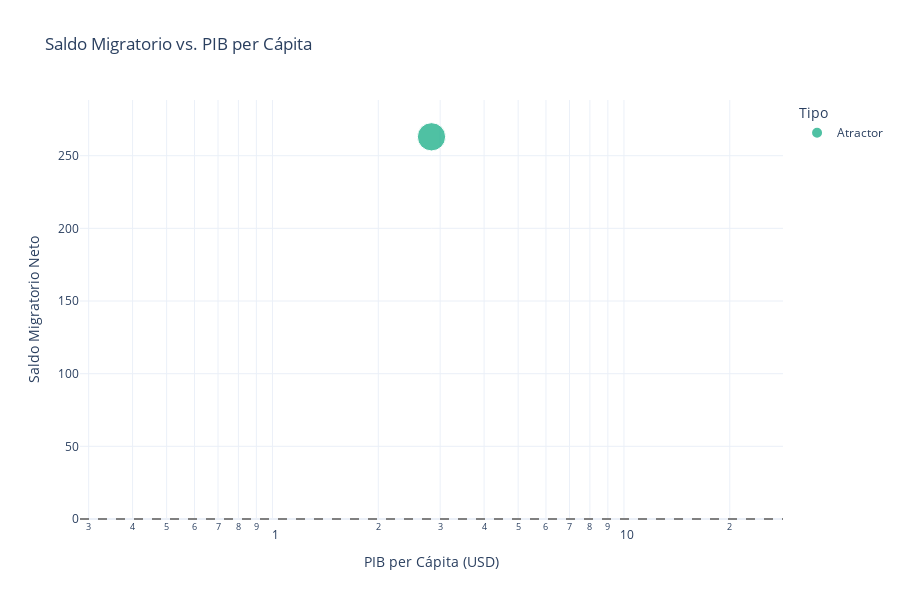

This figure's notebook cell:
### Markdown cell above
### 8.3 Relación entre Saldo Migratorio y Desarrollo Económico

### Code cell
if migration_wdi is not None:
    # Filtrar países con datos completos
    viz_data = migration_wdi[
        migration_wdi['gdp_per_capita'].notna() &
        migration_wdi['net_balance'].notna() &
        (migration_wdi['total_flow'] > 100)  # Solo países con flujo significativo
    ].copy()
    
    # Scatter: Saldo Neto vs PIB per cápita
    fig = px.scatter(
        viz_data,
        x='gdp_per_capita',
        y='net_balance',
        size='total_flow',
        color='type',
        hover_name='country_x',
        hover_data=['immigration', 'emigration', 'population'],
        title='Saldo Migratorio vs. PIB per Cápita',
        labels={
            'gdp_per_capita': 'PIB per Cápita (USD)',
            'net_balance': 'Saldo Migratorio Neto',
            'total_flow': 'Flujo Total',
            'type': 'Tipo'
        },
        color_discrete_map={'Atractor': COLORS['success'], 'Exportador': COLORS['warning']},
        log_x=True
    )
    fig.add_hline(y=0, line_dash="dash", line_color="gray")
    fig.update_layout(height=600)
    fig.show()
    
    # Calcular correlación
    corr_gdp = viz_data[['gdp_per_capita', 'net_balance']].corr().iloc[0, 1]
    print(f"\n📊 Correlación PIB per cápita vs. Saldo Migratorio Neto: {corr_gdp:.3f}")

### Figure 1 — Plotly figure (JSON) as saved in the notebook; plotly's stock layout.template omitted (floating-point values rounded to 4 significant figures)
{"data": [{"customdata": [[667.0, 404.0, NaN]], "hovertemplate": "<b>%{hovertext}</b><br><br>Tipo=Atractor<br>PIB per Cápita (USD)=%{x}<br>Saldo Migratorio Neto=%{y}<br>Flujo Total=%{marker.size}<br>immigration=%{customdata[0]}<br>emigration=%{customdata[1]}<br>population=%{customdata[2]}<extra></extra>", "hovertext": ["AT"], "legendgroup": "Atractor", "marker": {"color": "#06A77D", "size": [1071], "sizemode": "area", "sizeref": 2.678, "symbol": "circle"}, "mode": "markers", "name": "Atractor", "orientation": "v", "showlegend": true, "type": "scatter", "x": [2.834], "xaxis": "x", "y": [263], "yaxis": "y"}], "layout": {"height": 600, "legend": {"itemsizing": "constant", "title": {"text": "Tipo"}, "tracegroupgap": 0}, "shapes": [{"line": {"color": "gray", "dash": "dash"}, "type": "line", "x0": 0, "x1": 1, "xref": "x domain", "y0": 0, "y1": 0, "yref": "y"}], "title": {"text": "Saldo Migratorio vs. PIB per Cápita"}, "xaxis": {"anchor": "y", "domain": [0, 1], "title": {"text": "PIB per Cápita (USD)"}, "type": "log"}, "yaxis": {"anchor": "x", "domain": [0, 1], "title": {"text": "Saldo Migratorio Neto"}}}}
